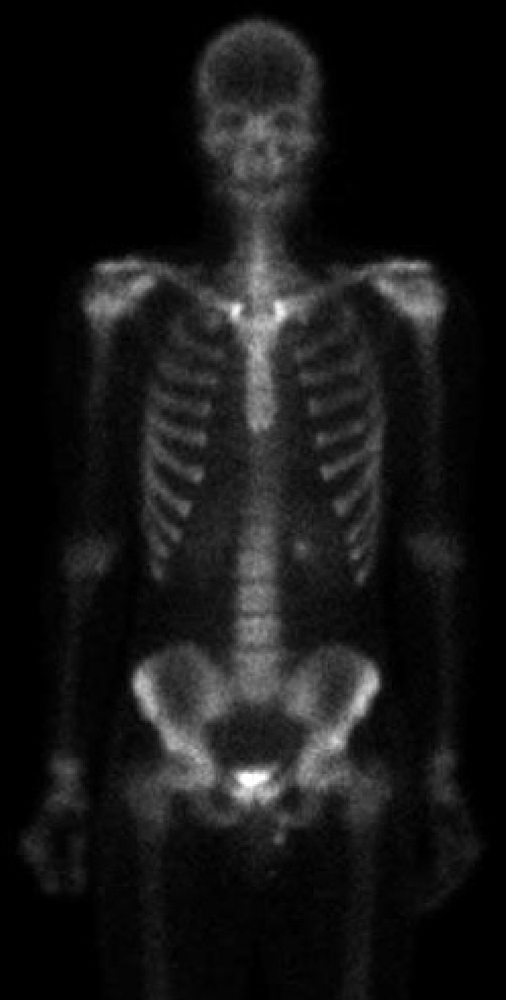
#> input picture Question_1/Skeleton 750x1482.tif, 506 x 1000 px, shrunk from 750 x 1482 before the run
$ python c.py
#> lines starting #> are read from the running program, lines starting #| are printed output that depends on the picture; after the words box and inside, x2 and y2 are one past the last pixel; in counts of white or black regions, pixels touching at a corner belong together
import cv2
import numpy as np
import matplotlib.pyplot as plt

def histrogram(image, k):
    height = image.shape[0]
    width = image.shape[1]
    hist = np.zeros((256))
    for i in range(height):
        for j in range(width):
            hist[image[i][j]] += 1
    plt.subplot(2, 4, k)
    plt.bar(range(256), hist, width=1, color='black')
    plt.title("Histogram")

image = cv2.imread("./Skeleton 750x1482.tif", cv2.IMREAD_GRAYSCALE)
#> image is the input picture: shape (1000, 506); min 0, max 255, mean 22.5
plt.subplot(2, 4, 2)
plt.imshow(image, cmap='gray')
plt.title("Original Image")
histrogram(image, 1)

threshold = 50
new_image = np.zeros(image.shape, dtype=np.uint8)
for i in range(image.shape[0]):
    for j in range(image.shape[1]):
        if image[i][j] > threshold:
            new_image[i][j] = 255
        else:
            new_image[i][j] = 0
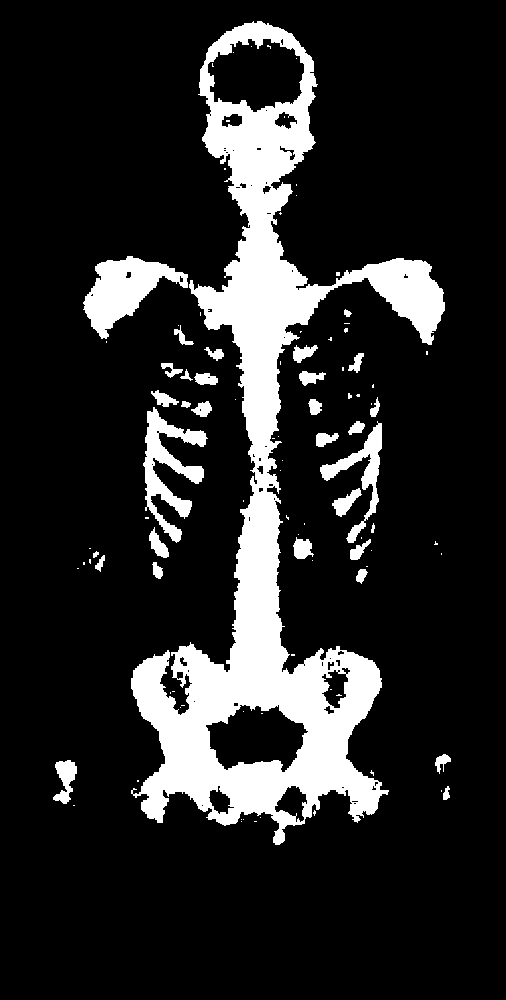
#> new_image: shape (1000, 506); 15.3% white; 97 white regions (65 under 20 px), largest, box (x1, y1, x2, y2) and area: (131, 21, 445, 845) 63246, (83, 256, 188, 339) 4022, (143, 407, 208, 543) 3175
plt.subplot(2, 4, 3)
plt.imshow(new_image, cmap='gray')
plt.title("Thresholded Image")

histrogram(new_image, 4)

plt.show()
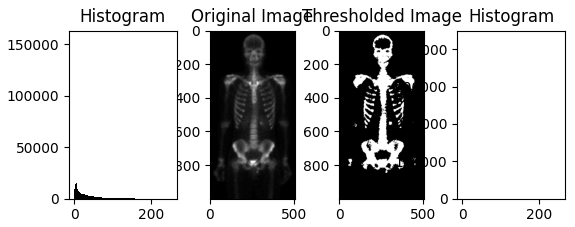
#> figure drawn by matplotlib, 4 panels; panel 2: tallest bar 155555 high, from x = -0.5 to 0.5; panel 4: tallest bar 428681 high, from x = -0.5 to 0.5

$ run again, with Question_1/Rose 1024x1024.tif copied over Question_1/Skeleton 750x1482.tif
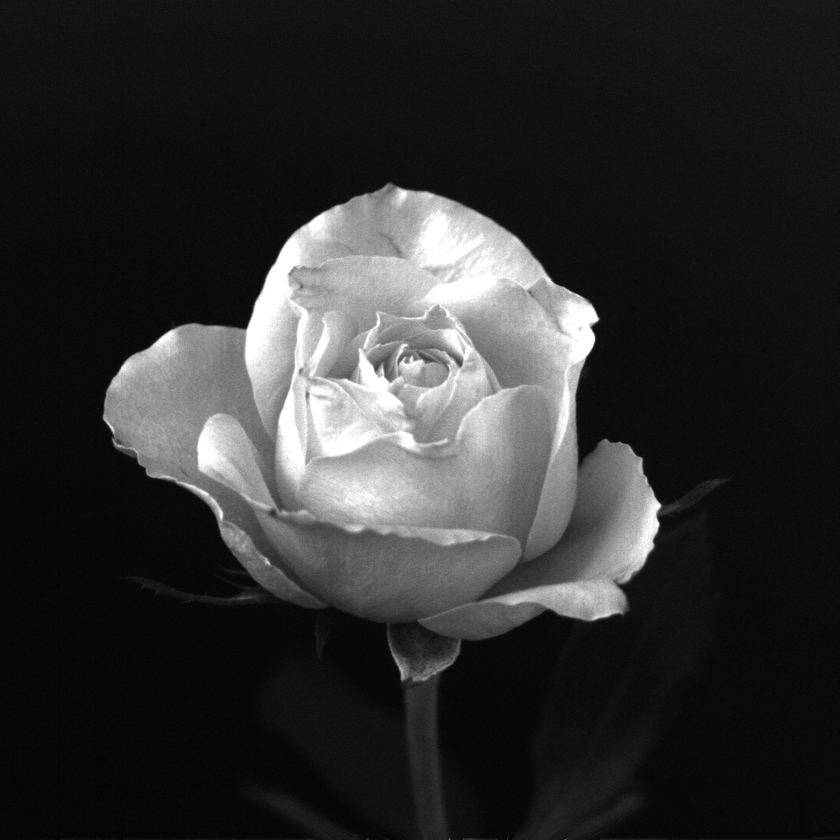
#> input picture Question_1/Rose 1024x1024.tif, 840 x 840 px, shrunk from 1024 x 1024 before the run
#> image is the input picture: shape (840, 840); min 0, max 255, mean 46.8
#> after the loop `for i in range(image.shape[0]):`:
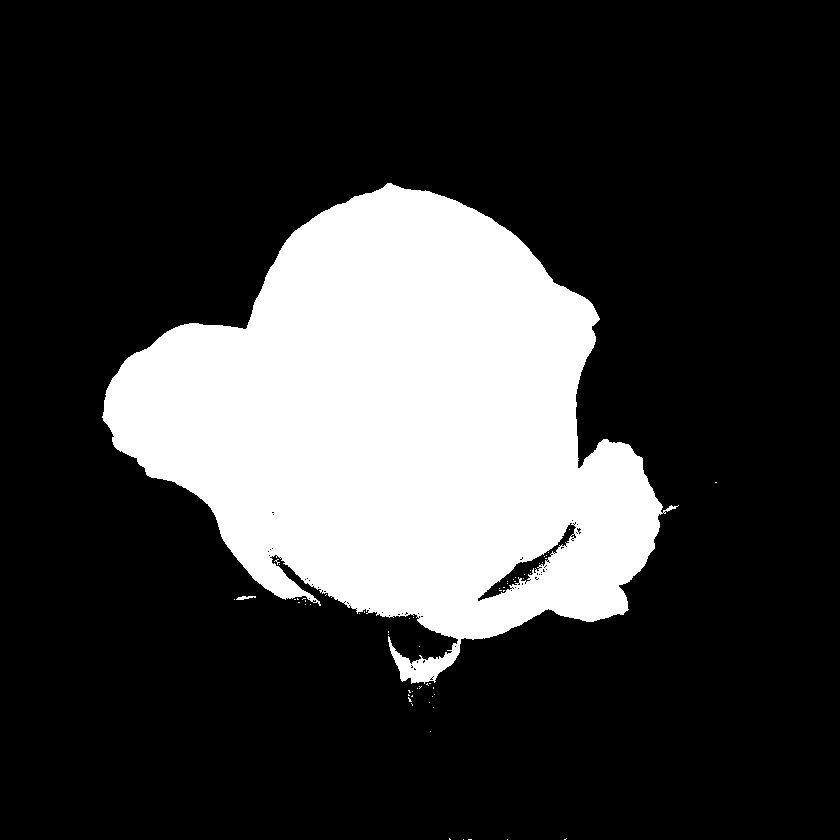
#> new_image: shape (840, 840); 23.1% white; 62 white regions (60 under 20 px), largest, box (x1, y1, x2, y2) and area: (102, 183, 679, 684) 162500, (236, 596, 256, 600) 49
#> `plt.show()`:
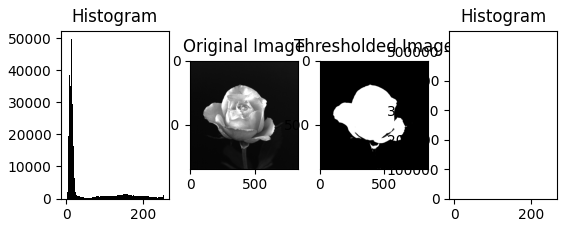
#> figure drawn by matplotlib, 4 panels; panel 2: tallest bar 49818 high, from x = 13.5 to 14.5; panel 4: tallest bar 542928 high, from x = -0.5 to 0.5
